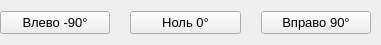
  <widget class="QWidget" name="horizontalLayoutWidget_8">
   <property name="geometry">
    <rect>
     <x>10</x>
     <y>340</y>
     <width>381</width>
     <height>41</height>
    </rect>
   </property>
   <property name="font">
    <font>
     <family>Arial</family>
     <pointsize>9</pointsize>
    </font>
   </property>
   <layout class="QHBoxLayout" name="horizontalLayout_7" stretch="1,1,1">
    <property name="spacing">
     <number>20</number>
    </property>
    <property name="leftMargin">
     <number>0</number>
    </property>
    <property name="rightMargin">
     <number>10</number>
    </property>
    <item>
     <widget class="QPushButton" name="Btn_Cam_Left">
      <property name="font">
       <font>
        <family>Arial</family>
        <pointsize>10</pointsize>
        <weight>50</weight>
        <italic>false</italic>
        <bold>false</bold>
       </font>
      </property>
      <property name="styleSheet">
       <string notr="true">font: 10pt &quot;Arial&quot;;</string>
      </property>
      <property name="text">
       <string>Влево -90°</string>
      </property>
     </widget>
    </item>
    <item>
     <widget class="QPushButton" name="Btn_Cam_Origin">
      <property name="font">
       <font>
        <family>Arial</family>
        <pointsize>10</pointsize>
        <weight>50</weight>
        <italic>false</italic>
        <bold>false</bold>
       </font>
      </property>
      <property name="styleSheet">
       <string notr="true">font: 10pt &quot;Arial&quot;;</string>
      </property>
      <property name="text">
       <string>Ноль 0°</string>
      </property>
     </widget>
    </item>
    <item>
     <widget class="QPushButton" name="Btn_Cam_Right">
      <property name="font">
       <font>
        <family>Arial</family>
        <pointsize>10</pointsize>
        <weight>50</weight>
        <italic>false</italic>
        <bold>false</bold>
       </font>
      </property>
      <property name="styleSheet">
       <string notr="true">font: 10pt &quot;Arial&quot;;</string>
      </property>
      <property name="text">
       <string>Вправо 90°</string>
      </property>
     </widget>
    </item>
   </layout>
  </widget>
